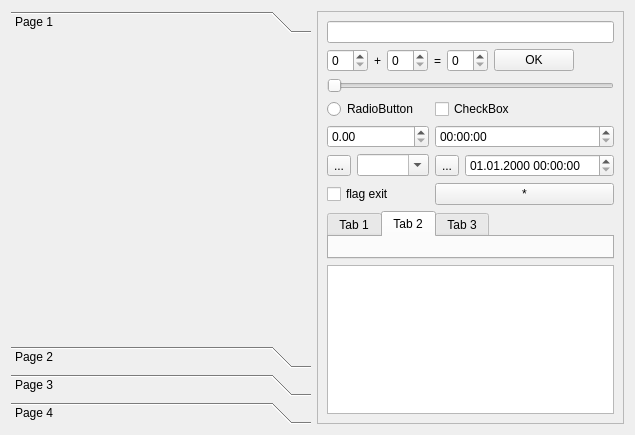
<?xml version="1.0" encoding="UTF-8"?>
<ui version="4.0">
 <class>MainBox</class>
 <widget class="QWidget" name="MainBox">
  <property name="geometry">
   <rect>
    <x>0</x>
    <y>0</y>
    <width>635</width>
    <height>435</height>
   </rect>
  </property>
  <layout class="QHBoxLayout" name="horizontalLayout">
   <item>
    <widget class="QToolBox" name="toolBox">
     <property name="currentIndex">
      <number>0</number>
     </property>
     <widget class="QWidget" name="page">
      <property name="geometry">
       <rect>
        <x>0</x>
        <y>0</y>
        <width>222</width>
        <height>291</height>
       </rect>
      </property>
      <attribute name="label">
       <string>Page 1</string>
      </attribute>
     </widget>
     <widget class="QWidget" name="page_2">
      <property name="geometry">
       <rect>
        <x>0</x>
        <y>0</y>
        <width>83</width>
        <height>347</height>
       </rect>
      </property>
      <attribute name="icon">
       <iconset resource="../../../../images/images.qrc">
        <normaloff>:/images/computer.ico</normaloff>:/images/computer.ico</iconset>
      </attribute>
      <attribute name="label">
       <string>Page 2</string>
      </attribute>
     </widget>
     <widget class="QWidget" name="page_3">
      <property name="geometry">
       <rect>
        <x>0</x>
        <y>0</y>
        <width>83</width>
        <height>347</height>
       </rect>
      </property>
      <attribute name="label">
       <string>Page 3</string>
      </attribute>
     </widget>
     <widget class="QWidget" name="page_4">
      <property name="geometry">
       <rect>
        <x>0</x>
        <y>0</y>
        <width>83</width>
        <height>347</height>
       </rect>
      </property>
      <attribute name="label">
       <string>Page 4</string>
      </attribute>
     </widget>
    </widget>
   </item>
   <item>
    <widget class="QFrame" name="frame">
     <property name="frameShape">
      <enum>QFrame::StyledPanel</enum>
     </property>
     <property name="frameShadow">
      <enum>QFrame::Raised</enum>
     </property>
     <layout class="QVBoxLayout" name="verticalLayout_5">
      <item>
       <widget class="QLineEdit" name="lineEdit"/>
      </item>
      <item>
       <layout class="QHBoxLayout" name="horizontalLayout_3">
        <item>
         <widget class="QSpinBox" name="sb_1"/>
        </item>
        <item>
         <widget class="QLabel" name="label">
          <property name="sizePolicy">
           <sizepolicy hsizetype="Fixed" vsizetype="Preferred">
            <horstretch>0</horstretch>
            <verstretch>0</verstretch>
           </sizepolicy>
          </property>
          <property name="text">
           <string>+</string>
          </property>
         </widget>
        </item>
        <item>
         <widget class="QSpinBox" name="sb_2"/>
        </item>
        <item>
         <widget class="QLabel" name="label_2">
          <property name="sizePolicy">
           <sizepolicy hsizetype="Fixed" vsizetype="Preferred">
            <horstretch>0</horstretch>
            <verstretch>0</verstretch>
           </sizepolicy>
          </property>
          <property name="text">
           <string>=</string>
          </property>
         </widget>
        </item>
        <item>
         <widget class="QSpinBox" name="sb_res"/>
        </item>
        <item>
         <widget class="QPushButton" name="btn_ok">
          <property name="text">
           <string>OK</string>
          </property>
         </widget>
        </item>
        <item>
         <spacer name="horizontalSpacer_3">
          <property name="orientation">
           <enum>Qt::Horizontal</enum>
          </property>
          <property name="sizeHint" stdset="0">
           <size>
            <width>40</width>
            <height>20</height>
           </size>
          </property>
         </spacer>
        </item>
       </layout>
      </item>
      <item>
       <widget class="QSlider" name="horizontalSlider">
        <property name="orientation">
         <enum>Qt::Horizontal</enum>
        </property>
       </widget>
      </item>
      <item>
       <layout class="QGridLayout" name="gridLayout">
        <item row="0" column="0">
         <widget class="QRadioButton" name="rb_test">
          <property name="text">
           <string>RadioButton</string>
          </property>
         </widget>
        </item>
        <item row="1" column="1">
         <widget class="QTimeEdit" name="timeEdit"/>
        </item>
        <item row="0" column="1">
         <widget class="QCheckBox" name="cb_checkbox_test">
          <property name="text">
           <string>CheckBox</string>
          </property>
         </widget>
        </item>
        <item row="2" column="1">
         <layout class="QHBoxLayout" name="horizontalLayout_6">
          <item>
           <widget class="QToolButton" name="btn_set_dt">
            <property name="text">
             <string>...</string>
            </property>
           </widget>
          </item>
          <item>
           <widget class="QDateTimeEdit" name="dateTimeEdit">
            <property name="displayFormat">
             <string>dd.MM.yyyy HH:mm:ss</string>
            </property>
           </widget>
          </item>
         </layout>
        </item>
        <item row="1" column="0">
         <widget class="QDoubleSpinBox" name="doubleSpinBox"/>
        </item>
        <item row="2" column="0">
         <layout class="QHBoxLayout" name="horizontalLayout_2">
          <item>
           <widget class="QToolButton" name="toolButton">
            <property name="text">
             <string>...</string>
            </property>
           </widget>
          </item>
          <item>
           <widget class="QComboBox" name="comboBox">
            <property name="editable">
             <bool>true</bool>
            </property>
           </widget>
          </item>
         </layout>
        </item>
        <item row="3" column="0">
         <widget class="QCheckBox" name="cb_fag_exit">
          <property name="sizePolicy">
           <sizepolicy hsizetype="Fixed" vsizetype="Fixed">
            <horstretch>0</horstretch>
            <verstretch>0</verstretch>
           </sizepolicy>
          </property>
          <property name="text">
           <string>flag exit</string>
          </property>
         </widget>
        </item>
        <item row="3" column="1">
         <widget class="QPushButton" name="btn_click">
          <property name="text">
           <string>*</string>
          </property>
         </widget>
        </item>
       </layout>
      </item>
      <item>
       <widget class="QTabWidget" name="tabWidget">
        <property name="currentIndex">
         <number>1</number>
        </property>
        <widget class="QWidget" name="tab">
         <attribute name="title">
          <string>Tab 1</string>
         </attribute>
         <layout class="QVBoxLayout" name="verticalLayout_2"/>
        </widget>
        <widget class="QWidget" name="tab_2">
         <attribute name="icon">
          <iconset resource="../../../../images/images.qrc">
           <normaloff>:/images/computer.ico</normaloff>:/images/computer.ico</iconset>
         </attribute>
         <attribute name="title">
          <string>Tab 2</string>
         </attribute>
         <layout class="QVBoxLayout" name="verticalLayout_3"/>
        </widget>
        <widget class="QWidget" name="tab_3">
         <attribute name="title">
          <string>Tab 3</string>
         </attribute>
         <layout class="QVBoxLayout" name="verticalLayout_4"/>
        </widget>
       </widget>
      </item>
      <item>
       <widget class="QTextEdit" name="te_test"/>
      </item>
     </layout>
    </widget>
   </item>
  </layout>
 </widget>
 <tabstops>
  <tabstop>sb_1</tabstop>
  <tabstop>sb_2</tabstop>
  <tabstop>sb_res</tabstop>
  <tabstop>btn_ok</tabstop>
  <tabstop>rb_test</tabstop>
  <tabstop>cb_checkbox_test</tabstop>
  <tabstop>doubleSpinBox</tabstop>
  <tabstop>timeEdit</tabstop>
  <tabstop>toolButton</tabstop>
  <tabstop>comboBox</tabstop>
  <tabstop>btn_set_dt</tabstop>
  <tabstop>dateTimeEdit</tabstop>
  <tabstop>cb_fag_exit</tabstop>
  <tabstop>btn_click</tabstop>
 </tabstops>
 <resources>
  <include location="../../../../images/images.qrc"/>
 </resources>
 <connections/>
</ui>
